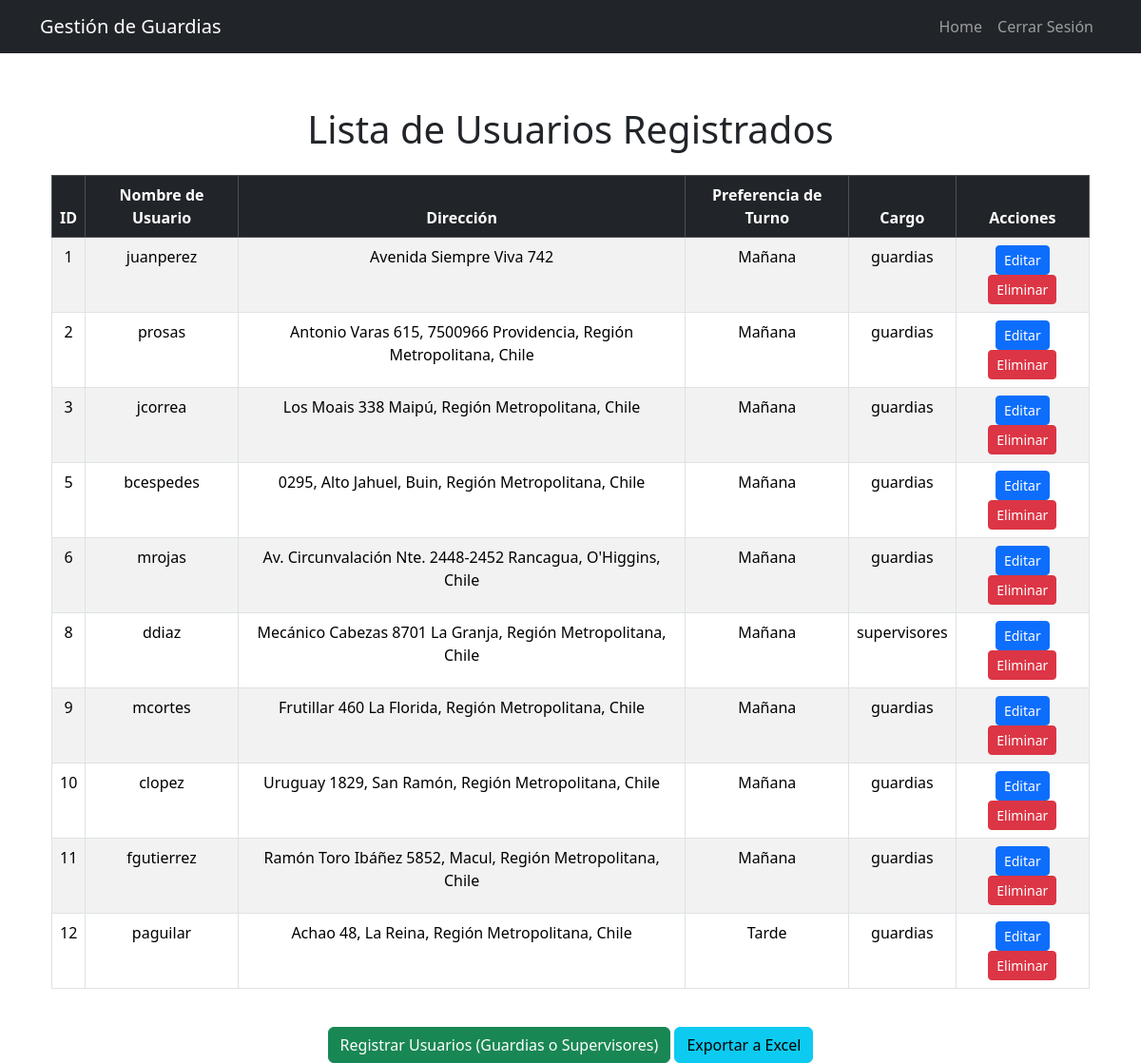
The page /ver-usuarios/ on the database its author committed.
### gestion_turnos/models.py (models this page shows, shortened)
class Guardia(models.Model):
    PREFERENCIAS_TURNOS = [
    (1, "Mañana"),
    (2, "Tarde"),
    (3, "Noche"),
]
    user = models.OneToOneField(User, on_delete=models.CASCADE)
    direccion = models.CharField(max_length=255)
    latitud = models.FloatField(null=True, blank=True)
    longitud = models.FloatField(null=True, blank=True)
    disponibilidad_horas = models.IntegerField()
    activo = models.BooleanField(default=True)
    preferencia_turno = models.IntegerField(choices=PREFERENCIAS_TURNOS, default=1)

### gestion_turnos/views.py (the view)
# urls.py: path('ver-usuarios/', views.ver_usuarios, name='ver_usuarios'),
def ver_usuarios(request):
    guardias = Guardia.objects.filter(user__isnull=False)
    return render(request, 'usuarios/ver_usuarios.html', {'guardias': guardias})

### gestion_turnos/templates/usuarios/ver_usuarios.html (shortened to what this page needs)
{% extends 'base.html' %}
{% block content %}
<div class="container mt-5">
    <h1 class="text-center mb-4">Lista de Usuarios Registrados</h1>
    <div class="table-responsive">
        <table class="table table-striped table-bordered text-center">
            <thead class="table-dark">
                <tr>
                    <th>ID</th>
                    <th>Nombre de Usuario</th>
                    <th>Dirección</th>
                    <th>Preferencia de Turno</th>
                    <th>Cargo</th>
                    <th>Acciones</th>
                </tr>
            </thead>
            <tbody>
                {% for guardia in guardias %}
                <tr>
                    <td>{{ guardia.user.id }}</td>
                    <td>{{ guardia.user.username }}</td>
                    <td>{{ guardia.direccion }}</td>
                    <td>
                        {% if guardia.preferencia_turno == 1 %} Mañana
                        {% elif guardia.preferencia_turno == 2 %} Tarde
                        {% elif guardia.preferencia_turno == 3 %} Noche
                        {% endif %}
                    </td>
                    <td>
                        {% if guardia.user.groups.all %}
                            {{ guardia.user.groups.first.name }}
                        {% else %}
                            Sin grupo
                        {% endif %}
                    </td>
                    <td>
                        <a href="{% url 'editar_guardia' guardia.id %}" class="btn btn-primary btn-sm">Editar</a>
                        <a href="{% url 'eliminar_guardia' guardia.id %}" class="btn btn-danger btn-sm">Eliminar</a>
                    </td>
                </tr>
                {% empty %}
                <tr>
                    <td colspan="6">No hay usuarios registrados.</td>
                </tr>
                {% endfor %}
            </tbody>
        </table>
    </div>
    <div class="text-center mt-4">
        <a href="{% url 'registrar_guardia' %}" class="btn btn-success">Registrar Usuarios (Guardias o Supervisores)</a>
        <a href="{% url 'exportar_usuarios_excel' %}" class="btn btn-info">Exportar a Excel</a>
    </div>
</div>
{% endblock %}

### gestion_turnos/templates/base.html (shortened to what this page needs)
<!DOCTYPE html>
<html lang="en">
<head>
    <link href="https://cdn.jsdelivr.net/npm/bootstrap@5.3.2/dist/css/bootstrap.min.css" rel="stylesheet">
</head>
<body>
    <nav class="navbar navbar-expand-lg navbar-dark bg-dark fixed-top">
        <div class="container">
            <a class="navbar-brand" href="{% url 'home' %}">Gestión de Guardias</a>
            <div class="collapse navbar-collapse" id="navbarNav">
                <ul class="navbar-nav ms-auto">
                    <li class="nav-item">
                        <a class="nav-link" href="{% url 'home' %}">Home</a>
                    </li>
                    <li class="nav-item">
                        <a class="nav-link" href="{% url 'logout' %}">Cerrar Sesión</a>
                    </li>
                </ul>
            </div>
        </div>
    </nav>
    <div class="container">
        {% block content %}{% endblock %}
    </div>
</body>
</html>

### gestion_turnos/templates/base.html (style rules this page uses)
body { padding-top: 4rem; }

### rows shown on the page
Guardia: user.id "1", user.username "juanperez", direccion "Avenida Siempre Viva 742", preferencia_turno "Mañana", user.groups.first.name "guardias"
Guardia: user.id "2", user.username "prosas", direccion "Antonio Varas 615, 7500966 Providencia, Región Metropolitana, Chile", preferencia_turno "Mañana", user.groups.first.name "guardias"
Guardia: user.id "3", user.username "jcorrea", direccion "Los Moais 338 Maipú, Región Metropolitana, Chile", preferencia_turno "Mañana", user.groups.first.name "guardias"
Guardia: user.id "5", user.username "bcespedes", direccion "0295, Alto Jahuel, Buin, Región Metropolitana, Chile", preferencia_turno "Mañana", user.groups.first.name "guardias"
Guardia: user.id "6", user.username "mrojas", direccion "Av. Circunvalación Nte. 2448-2452 Rancagua, O'Higgins, Chile", preferencia_turno "Mañana", user.groups.first.name "guardias"
Guardia: user.id "8", user.username "ddiaz", direccion "Mecánico Cabezas 8701 La Granja, Región Metropolitana, Chile", preferencia_turno "Mañana", user.groups.first.name "supervisores"
Guardia: user.id "9", user.username "mcortes", direccion "Frutillar 460 La Florida, Región Metropolitana, Chile", preferencia_turno "Mañana", user.groups.first.name "guardias"
Guardia: user.id "10", user.username "clopez", direccion "Uruguay 1829, San Ramón, Región Metropolitana, Chile", preferencia_turno "Mañana", user.groups.first.name "guardias"
Guardia: user.id "11", user.username "fgutierrez", direccion "Ramón Toro Ibáñez 5852, Macul, Región Metropolitana, Chile", preferencia_turno "Mañana", user.groups.first.name "guardias"
Guardia: user.id "12", user.username "paguilar", direccion "Achao 48, La Reina, Región Metropolitana, Chile", preferencia_turno "Tarde", user.groups.first.name "guardias"
